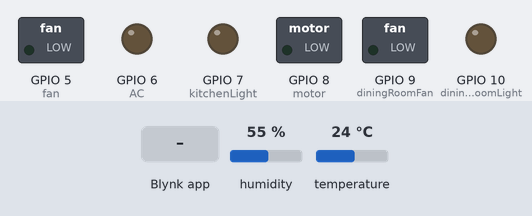
A program run on a simulated ESP32. On the bench: switched loads named in the program (green lamp = pin HIGH), output pins drawn as LEDs (lit = HIGH). The inputs (shaded band) are chosen by the test bench; at power-on: humidity 55 %, temperature 24 °C. WiFi joins after 1.5 s; servers stay silent unless stated.

Above: at 3.0 s.
3.1 s: Blynk app writes 0 to V2
At 4.3 s:
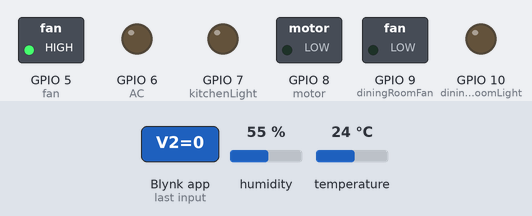
4.6 s: Blynk app writes 0 to V3
At 5.5 s:
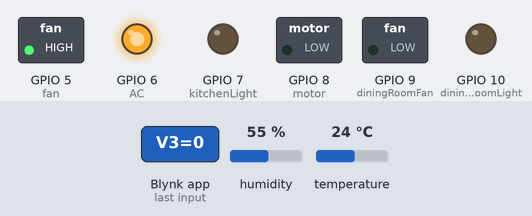
6.1 s: Blynk app writes 1 to V2
At 6.6 s:
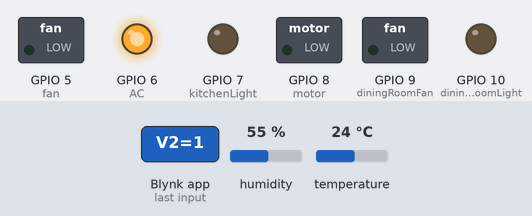
7.6 s: Blynk app writes 0 to V4
At 8.8 s:
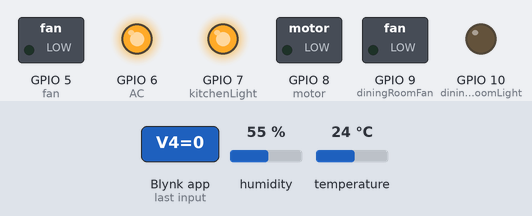
9.1 s: Blynk app writes 1 to V3
At 10.1 s:
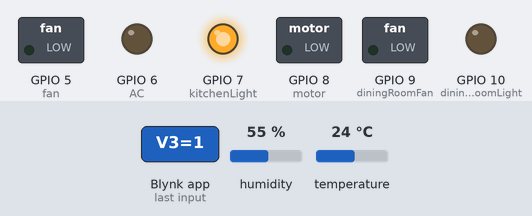
10.6 s: Blynk app writes 0 to V5
At 11.3 s:
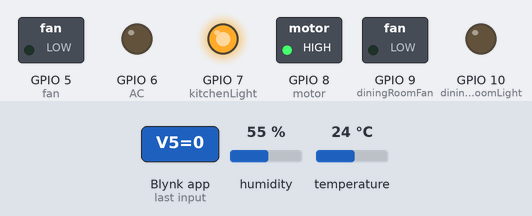
Timing chart, 0 to 13.1 s (numbered marks = the images above; inputs shaded):
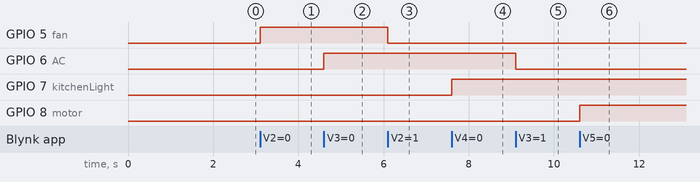

The program:

main.cpp
```cpp
#include <Arduino.h>

#include <WiFi.h>
#include "main.h" //Own Made library including all the blynk and DHT code.

void setup()
{
Serial.begin(monitor);
Blynk.begin(auth, ssid, pass);
pinMode(light, OUTPUT);
pinMode(fan, OUTPUT);
pinMode(AC, OUTPUT);
pinMode(kitchenLight, OUTPUT);
pinMode(motor, OUTPUT);
pinMode(diningRoomFan, OUTPUT);
pinMode(diningRoomLight, OUTPUT);
dht.begin();
timer.setInterval(10L, sendSensor);
}

void loop()
{
Blynk.run();
timer.run();
}
```

main.h
```cpp
#ifndef MAIN_H_
#define MAIN_H_

#define BLYNK_TEMPLATE_ID "TMPL_Yq5F5Xs" //blynk function
#define BLYNK_DEVICE_NAME "Home Automation" //blynk function
#define BLYNK_AUTH_TOKEN "5sDIvm0xwB2iNLnJjU-1cyuPDZWYSXVc" //blynk function
#define BLYNK_PRINT Serial //blynk function

#include <BlynkSimpleEsp32.h> //blynk library
#include <DHT.h> //DHT library

#define monitor 9600

#define DHTPIN 4
#define DHTTYPE DHT11
DHT dht(DHTPIN, DHTTYPE);

#define light 4
#define fan 5
#define AC 6
#define kitchenLight 7
#define motor 8
#define diningRoomFan 9
#define diningRoomLight 10

char ssid[] = "Neej's Personal"; //ssid of WiFi
char pass[] = "tp010601"; //password of WiFi
char auth[] = BLYNK_AUTH_TOKEN;

BlynkTimer timer;

BLYNK_WRITE (V1)
{
  int val= param.asInt();
  if (val == 0){
    digitalWrite(light, HIGH);
  }
  if (val == 1){
    digitalWrite(light, LOW);
  }
}

BLYNK_WRITE (V2)
{
  int val= param.asInt();
  if (val == 0){
    digitalWrite(fan, HIGH);
  }
  if (val == 1){
    digitalWrite(fan, LOW);
  }
}

BLYNK_WRITE (V3)
{
  int val= param.asInt();
  if (val == 0){
    digitalWrite(AC, HIGH);
  }
  if (val == 1){
    digitalWrite(AC, LOW);
  }
}

BLYNK_WRITE (V4)
{
  int val= param.asInt();
  if (val == 0){
    digitalWrite(kitchenLight, HIGH);
  }
  if (val == 1){
    digitalWrite(kitchenLight, LOW);
  }
}

BLYNK_WRITE (V5)
{
  int val= param.asInt();
  if (val == 0){
    digitalWrite(motor, HIGH);
  }
  if (val == 1){
    digitalWrite(motor, LOW);
  }
}

BLYNK_WRITE (V6)
{
  int val= param.asInt();
  if (val == 0){
    digitalWrite(diningRoomFan, HIGH);
  }
  if (val == 1){
    digitalWrite(diningRoomFan, LOW);
  }
}

BLYNK_WRITE (V7)
{
  int val= param.asInt();
  if (val == 0){
    digitalWrite(diningRoomLight, HIGH);
  }
  if (val == 1){
    digitalWrite(diningRoomLight, LOW);
  }
}

void sendSensor()
{
  int h = dht.readHumidity();
  int t = dht.readTemperature();

  if (isnan(h) || isnan(t)) { //isnan = is not a number
    Serial.println("Failed to read from DHT sensor!");
    return;
  }
  Blynk.virtualWrite(V8, t);
  Blynk.virtualWrite(V9, h);
}

#endif
```

Measured:
- after the input at 3.1 s, GPIO 5 (fan): LOW → HIGH at once
- after the input at 4.6 s, GPIO 6 (AC): LOW → HIGH at once
- after the input at 6.1 s, GPIO 5 (fan): HIGH → LOW at once
- after the input at 7.6 s, GPIO 7 (kitchenLight): LOW → HIGH at once
- after the input at 9.1 s, GPIO 6 (AC): HIGH → LOW at once
- after the input at 10.6 s, GPIO 8 (motor): LOW → HIGH at once
